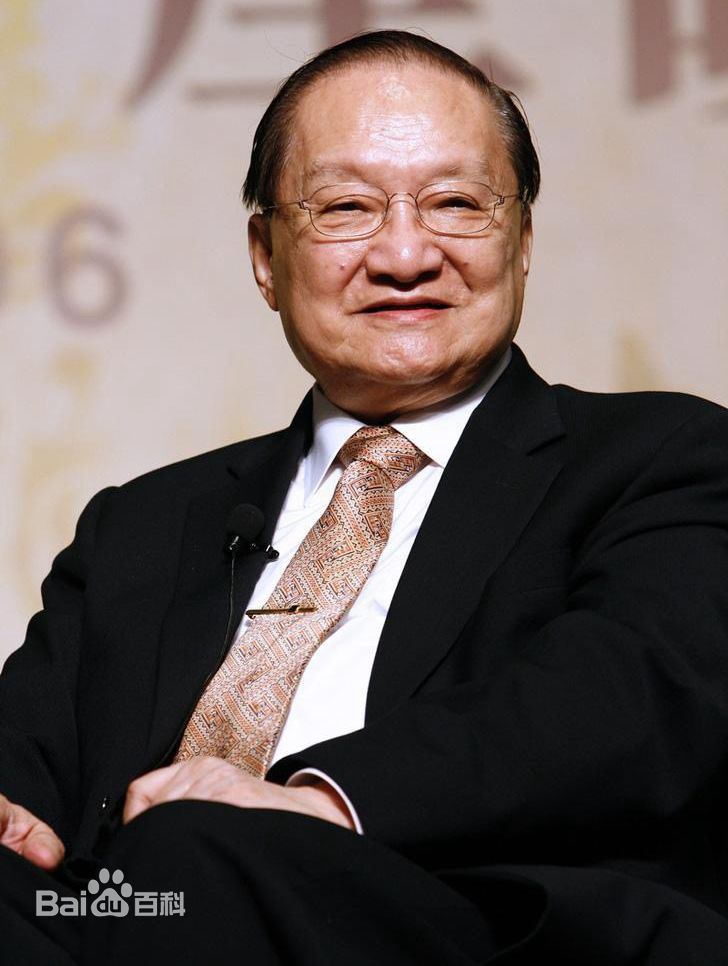
#> input picture OpenCV/image.jpg, 728 x 966 px
$ python main.py
#> lines starting #> are read from the running program, lines starting #| are printed output that depends on the picture
import cv2 as cv
import numpy as np


def decrease(value, byHow):
	res = value - byHow
	return res if res >= 0 else 0


img = cv.imread('image.jpg')
#> img is the input picture: shape (966, 728, 3); mean B, G, R 93.4, 96.9, 109.9

newRGB = []

for row in img:
	temp = []
	for color in row:
		mean = np.mean(color)
		temp.append([mean, mean, mean])
	newRGB.append(temp)
#> after the loop, newRGB = 966 items

cv.imwrite("image_2.png", np.array(newRGB))
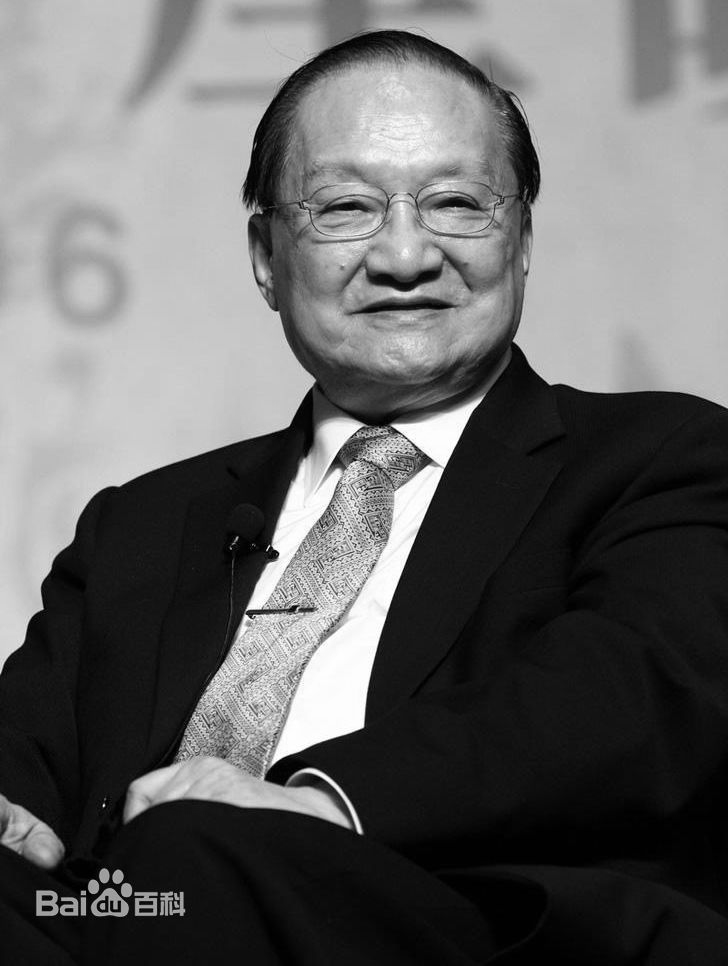
#> saved as image_2.png: shape (966, 728, 3); min 0, max 255, mean 99.9
# cv.imshow("My Image", img)
# cv.waitKey(0)
# cv.destroyAllWindows()
